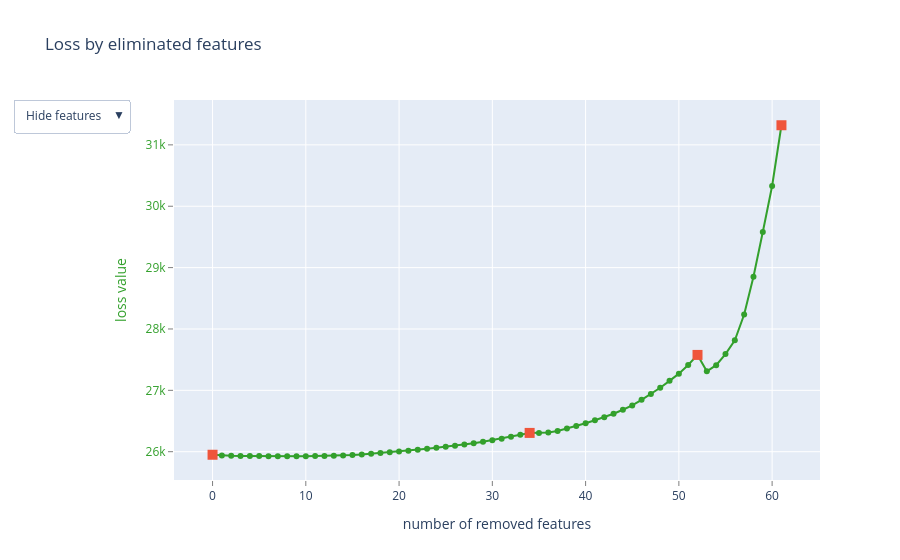

Notebook source saved alongside this figure:
### Markdown cell above
### Entrainement du modèle

### Code cell
summary = model.select_features(
    train_pool,
    eval_set=test_pool,
    features_for_select="0-70",
    num_features_to_select=10,
    steps=3,
    algorithm=EFeaturesSelectionAlgorithm.RecursiveByShapValues,
    shap_calc_type=EShapCalcType.Regular,
    train_final_model=True,
    logging_level="Silent",
    plot=True,
)

### Figure 1 — Plotly figure (JSON) as saved in the notebook; plotly's stock layout.template omitted (floating-point values rounded to 4 significant figures)
{"data": [{"line": {"color": "rgb(51,160,44)"}, "mode": "lines+markers", "name": "", "text": ["", "BsmtUnfSF", "CentralAir", "3SsnPorch", "Utilities", "RoofMatl", "PoolArea", "LandSlope", "KitchenAbvGr", "MiscVal", "LowQualFinSF", "EnclosedPorch", "YrSold", "Street", "Condition2", "LotConfig", "DiffYearsGarageBuilt", "Exterior1st", "MiscFeature", "ScreenPorch", "HeatingQC", "Fence", "SaleType", "Alley", "BldgType", "BsmtFinSF2", "DiffYearsRemodAddBuilt", "MasVnrType", "BsmtExposure", "Heating", "LotFrontage", "Electrical", "BedroomAbvGr", "RoofStyle", "WoodDeckSF", "GarageCond", "ExterQual", "MSZoning", "MasVnrArea", "BsmtFinType2", "MoSold_enc", "Exterior2nd", "Neighborhood", "PavedDrive", "LotShape", "KitchenQual", "FireplaceQu", "LandContour", "OpenPorchSF", "GarageFinish", "Foundation", "BsmtFinType1", "PoolQC", "Condition1", "SaleCondition", "GarageType", "Functional", "BsmtQual", "ExterCond", "TotRmsAbvGrd", "OverallQual", "Fireplaces"], "type": "scatter", "x": [0, 1, 2, 3, 4, 5, 6, 7, 8, 9, 10, 11, 12, 13, 14, 15, 16, 17, 18, 19, 20, 21, 22, 23, 24, 25, 26, 27, 28, 29, 30, 31, 32, 33, 34, 35, 36, 37, 38, 39, 40, 41, 42, 43, 44, 45, 46, 47, 48, 49, 50, 51, 52, 53, 54, 55, 56, 57, 58, 59, 60, 61], "y": [25950.0, 25940.0, 25930.0, 25930.0, 25930.0, 25930.0, 25930.0, 25930.0, 25930.0, 25930.0, 25930.0, 25930.0, 25930.0, 25930.0, 25940.0, 25940.0, 25950.0, 25970.0, 25980.0, 25990.0, 26000.0, 26020.0, 26030.0, 26050.0, 26060.0, 26080.0, 26100.0, 26120.0, 26140.0, 26160.0, 26190.0, 26210.0, 26240.0, 26270.0, 26310.0, 26300.0, 26310.0, 26340.0, 26380.0, 26420.0, 26460.0, 26510.0, 26560.0, 26620.0, 26680.0, 26750.0, 26850.0, 26940.0, 27040.0, 27150.0, 27270.0, 27410.0, 27580.0, 27310.0, 27410.0, 27590.0, 27820.0, 28240.0, 28850.0, 29580.0, 30330.0, 31320.0]}, {"marker": {"size": 10, "symbol": "square"}, "mode": "markers", "name": "", "text": ["", "WoodDeckSF", "PoolQC", "Fireplaces"], "type": "scatter", "x": [0, 34, 52, 61], "y": [25950.0, 26310.0, 27580.0, 31320.0]}, {"mode": "text", "name": "", "text": ["", "32", "36", "57", "7", "17", "59", "9", "42", "63", "39", "56", "64", "3", "12", "8", "69", "18", "62", "58", "35", "61", "65", "4", "13", "31", "68", "20", "27", "34", "1", "37", "41", "16", "54", "52", "22", "0", "21", "30", "70", "19", "10", "53", "5", "43", "47", "6", "55", "49", "24", "28", "60", "11", "66", "48", "45", "25", "23", "44", "14", "46"], "textfont": {"color": "rgb(51,160,44)", "family": "sans serif", "size": 18}, "textposition": "bottom center", "type": "scatter", "visible": false, "x": [0, 1, 2, 3, 4, 5, 6, 7, 8, 9, 10, 11, 12, 13, 14, 15, 16, 17, 18, 19, 20, 21, 22, 23, 24, 25, 26, 27, 28, 29, 30, 31, 32, 33, 34, 35, 36, 37, 38, 39, 40, 41, 42, 43, 44, 45, 46, 47, 48, 49, 50, 51, 52, 53, 54, 55, 56, 57, 58, 59, 60, 61], "y": [25950.0, 25940.0, 25930.0, 25930.0, 25930.0, 25930.0, 25930.0, 25930.0, 25930.0, 25930.0, 25930.0, 25930.0, 25930.0, 25930.0, 25940.0, 25940.0, 25950.0, 25970.0, 25980.0, 25990.0, 26000.0, 26020.0, 26030.0, 26050.0, 26060.0, 26080.0, 26100.0, 26120.0, 26140.0, 26160.0, 26190.0, 26210.0, 26240.0, 26270.0, 26310.0, 26300.0, 26310.0, 26340.0, 26380.0, 26420.0, 26460.0, 26510.0, 26560.0, 26620.0, 26680.0, 26750.0, 26850.0, 26940.0, 27040.0, 27150.0, 27270.0, 27410.0, 27580.0, 27310.0, 27410.0, 27590.0, 27820.0, 28240.0, 28850.0, 29580.0, 30330.0, 31320.0]}, {"mode": "text", "name": "", "text": ["", "BsmtUnfSF", "CentralAir", "3SsnPorch", "Utilities", "RoofMatl", "PoolArea", "LandSlope", "KitchenAbvGr", "MiscVal", "LowQualFinSF", "EnclosedPorch", "YrSold", "Street", "Condition2", "LotConfig", "DiffYearsGarageBuilt", "Exterior1st", "MiscFeature", "ScreenPorch", "HeatingQC", "Fence", "SaleType", "Alley", "BldgType", "BsmtFinSF2", "DiffYearsRemodAddBuilt", "MasVnrType", "BsmtExposure", "Heating", "LotFrontage", "Electrical", "BedroomAbvGr", "RoofStyle", "WoodDeckSF", "GarageCond", "ExterQual", "MSZoning", "MasVnrArea", "BsmtFinType2", "MoSold_enc", "Exterior2nd", "Neighborhood", "PavedDrive", "LotShape", "KitchenQual", "FireplaceQu", "LandContour", "OpenPorchSF", "GarageFinish", "Foundation", "BsmtFinType1", "PoolQC", "Condition1", "SaleCondition", "GarageType", "Functional", "BsmtQual", "ExterCond", "TotRmsAbvGrd", "OverallQual", "Fireplaces"], "textfont": {"color": "rgb(51,160,44)", "family": "sans serif", "size": 18}, "textposition": "bottom center", "type": "scatter", "visible": false, "x": [0, 1, 2, 3, 4, 5, 6, 7, 8, 9, 10, 11, 12, 13, 14, 15, 16, 17, 18, 19, 20, 21, 22, 23, 24, 25, 26, 27, 28, 29, 30, 31, 32, 33, 34, 35, 36, 37, 38, 39, 40, 41, 42, 43, 44, 45, 46, 47, 48, 49, 50, 51, 52, 53, 54, 55, 56, 57, 58, 59, 60, 61], "y": [25950.0, 25940.0, 25930.0, 25930.0, 25930.0, 25930.0, 25930.0, 25930.0, 25930.0, 25930.0, 25930.0, 25930.0, 25930.0, 25930.0, 25940.0, 25940.0, 25950.0, 25970.0, 25980.0, 25990.0, 26000.0, 26020.0, 26030.0, 26050.0, 26060.0, 26080.0, 26100.0, 26120.0, 26140.0, 26160.0, 26190.0, 26210.0, 26240.0, 26270.0, 26310.0, 26300.0, 26310.0, 26340.0, 26380.0, 26420.0, 26460.0, 26510.0, 26560.0, 26620.0, 26680.0, 26750.0, 26850.0, 26940.0, 27040.0, 27150.0, 27270.0, 27410.0, 27580.0, 27310.0, 27410.0, 27590.0, 27820.0, 28240.0, 28850.0, 29580.0, 30330.0, 31320.0]}], "layout": {"showlegend": false, "title": {"text": "Loss by eliminated features"}, "updatemenus": [{"active": 0, "buttons": [{"args": [{"visible": [true, true, false, false]}], "label": "Hide features", "method": "update"}, {"args": [{"visible": [true, true, true, false]}], "label": "Show indices", "method": "update"}, {"args": [{"visible": [true, true, false, true]}], "label": "Show names", "method": "update"}], "pad": {"r": 10, "t": 10}, "showactive": true, "x": -0.25, "xanchor": "left", "y": 1.03, "yanchor": "top"}], "xaxis": {"gridcolor": "rgb(255,255,255)", "showgrid": true, "showline": false, "showticklabels": true, "tickcolor": "rgb(127,127,127)", "ticks": "outside", "title": {"text": "number of removed features"}, "zeroline": false}, "yaxis": {"gridcolor": "rgb(255,255,255)", "showgrid": true, "showline": false, "showticklabels": true, "tickcolor": "rgb(127,127,127)", "tickfont": {"color": "rgb(51,160,44)"}, "ticks": "outside", "title": {"font": {"color": "rgb(51,160,44)"}, "text": "loss value"}, "zeroline": false}}}
